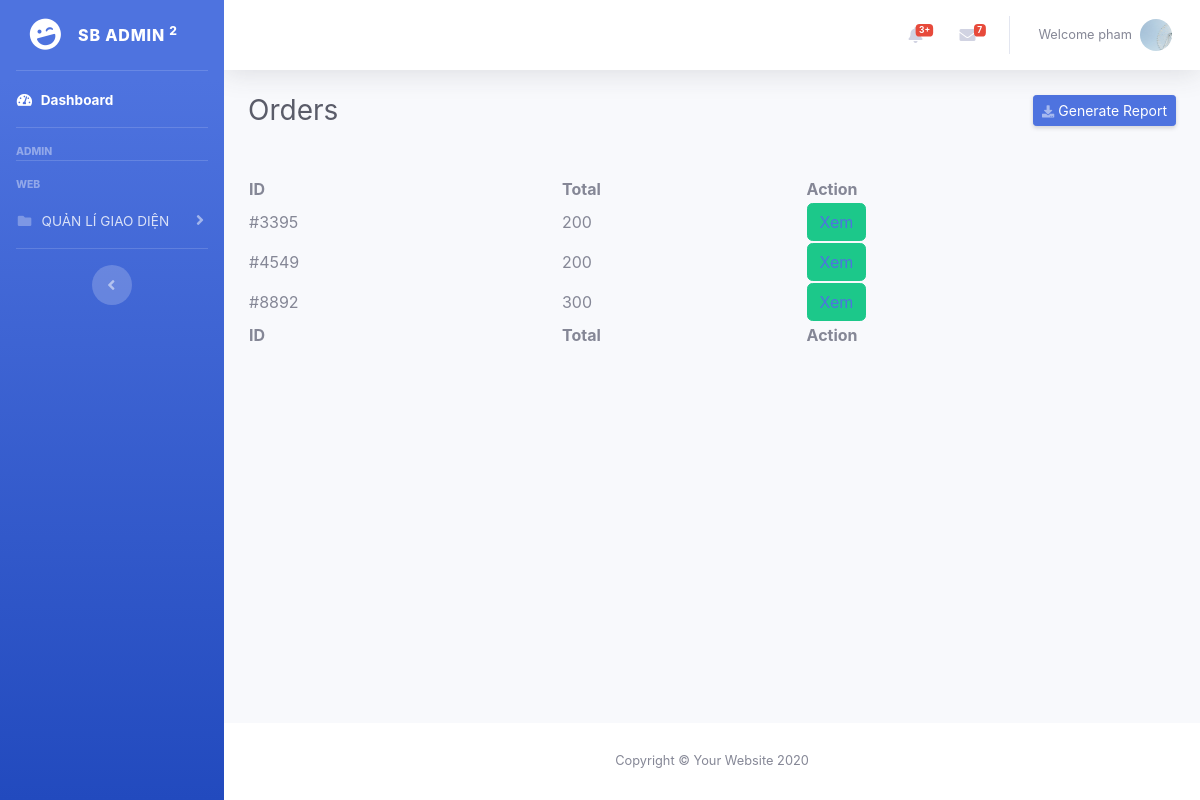
Before: /resource/view/pages/main/manage-orders.php (signed in) with the older database file.
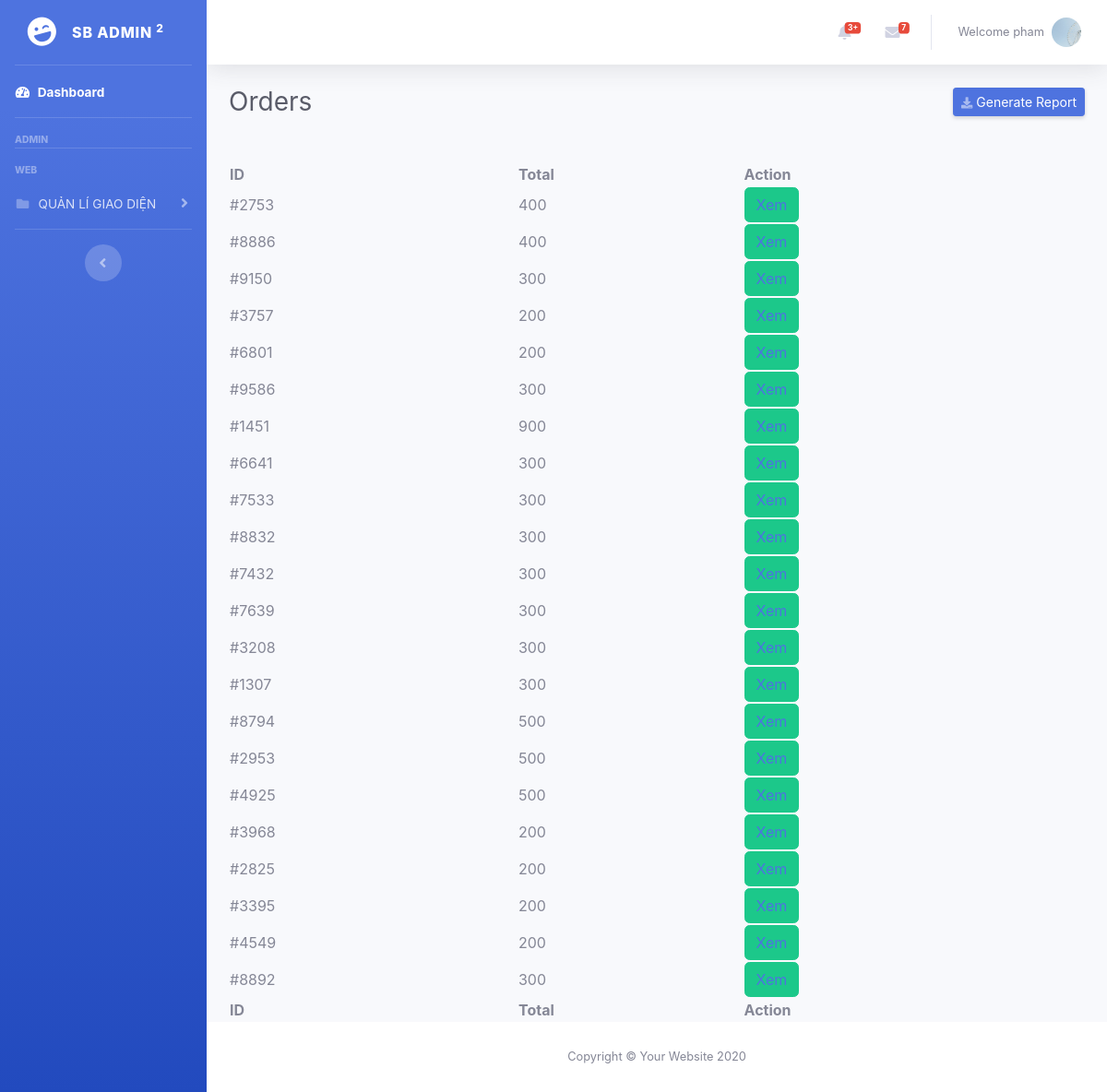
After: the same page with the newer database file.
### tables this page shows
CREATE TABLE `orders` (
  `id` int(11) NOT NULL,
  `external_id` varchar(255) NOT NULL,
  `created_at` datetime NOT NULL,
  `deleted_at` datetime NOT NULL,
  `total` int(11) NOT NULL,
  `description` int(11) DEFAULT NULL
);

### function/function.php (called while the page is built, shortened)
<?php
function checkPer($user_id, $per_code)
{
  include '../../../../database/database.php';
  $sql = "SELECT link_role_permission.* FROM link_role_permission INNER JOIN permissions ON permissions.id = link_role_permission.permission_id INNER JOIN roles ON roles.id = link_role_permission.role_id INNER JOIN users ON users.role_id = roles.id WHERE users.id = '$user_id' && permissions.code = '$per_code' ";
  $result = $conn->query($sql);
  return false;
}

### resource/view/pages/main/manage-orders.php (the view, shortened to what this page needs)
<?php
include '../../../../database/database.php';
include '../../../../function/function.php';
$sql = "SELECT * FROM orders order by id DESC";
$result = $conn->query($sql);
?>
<!DOCTYPE html>
<html lang="en">
<head>
    <link rel="stylesheet" href="https://cdnjs.cloudflare.com/ajax/libs/font-awesome/5.15.1/css/all.min.css" />
    <link href="../../../../public/backend/assets/css/sb-admin-2.min.css" rel="stylesheet">
    <link rel="stylesheet" href="https://cdn.datatables.net/1.11.3/css/jquery.dataTables.min.css">
    <link rel="stylesheet" href="https://cdn.datatables.net/buttons/2.1.0/css/buttons.dataTables.min.css">
</head>
<body id="page-top">
    <div id="wrapper">
        <?php include '../../partial/sideBar.php'; ?>
        <div id="content-wrapper" class="d-flex flex-column">
            <div id="content">
                <?php include '../../partial/topBar.php'; ?>
                <div class="container-fluid">
                    <div class="d-sm-flex align-items-center justify-content-between mb-4">
                        <h1 class="h3 mb-0 text-gray-800">Orders</h1>
                        <form action="../products/exportProduct.php" method="post">
                            <button type="submit" name="export" class="d-none d-sm-inline-block btn btn-sm btn-primary shadow-sm"><i class="fas fa-download fa-sm text-white-50"></i> Generate Report</button>
                        </form>
                    </div>
                    <table id="example" class="display nowrap" style="width:100%">
                        <thead>
                            <tr>
                                <th>ID</th>
                                <th>Total</th>
                                <th>Action</th>
                            </tr>
                        </thead>
                        <tbody>
                            <?php
                            if ($result->num_rows > 0) {
                                while ($row = $result->fetch_assoc()) {
                            ?>
                                    <tr>
                                        <td><?php echo $row['external_id']; ?></td>
                                        <td><?php echo $row['total']; ?></td>
                                        <td>
                                            <button type="button" data-toggle="modal" class="btn btn-success editOrderBtn" data-target="#editOrders"><a href="../order/order-details.php?id=<?php echo $row['id'] ?>">Xem</a></button>
                                        </td>
                                    </tr>
                            <?php
                                }
                            } else {
                                echo "0 results";
                            }
                            ?>
                        </tbody>
                        <tfoot>
                            <tr>
                                <th>ID</th>
                                <th>Total</th>
                                <th>Action</th>
                            </tr>
                        </tfoot>
                    </table>
                </div>
            </div>
            <?php include '../../partial/footer.php'; ?>
        </div>
</body>
</html>

Changed rows visible on the page:
added orders: external "#2753", total "400"
added orders: external "#8886", total "400"
added orders: external "#9150", total "300"
added orders: external "#3757", total "200"
added orders: external "#6801", total "200"
added orders: external "#9586", total "300"
added orders: external "#1451", total "900"
added orders: external "#6641", total "300"
added orders: external "#7533", total "300"
added orders: external "#8832", total "300"
added orders: external "#7432", total "300"
added orders: external "#7639", total "300"
added orders: external "#3208", total "300"
added orders: external "#1307", total "300"
added orders: external "#8794", total "500"
added orders: external "#2953", total "500"
added orders: external "#4925", total "500"
added orders: external "#3968", total "200"
added orders: external "#2825", total "200"
